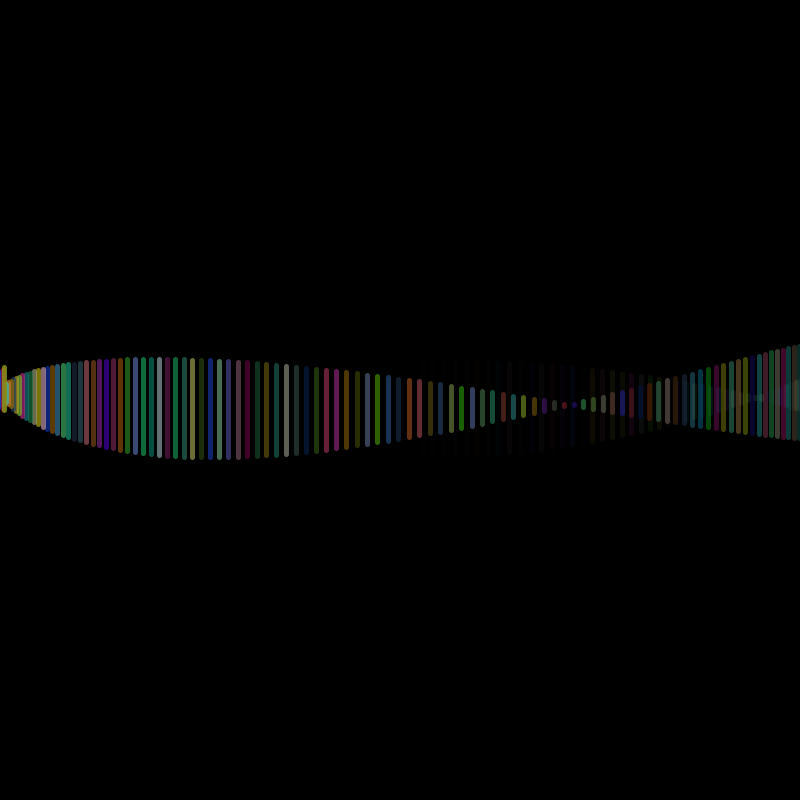
Frame 1 (no input)
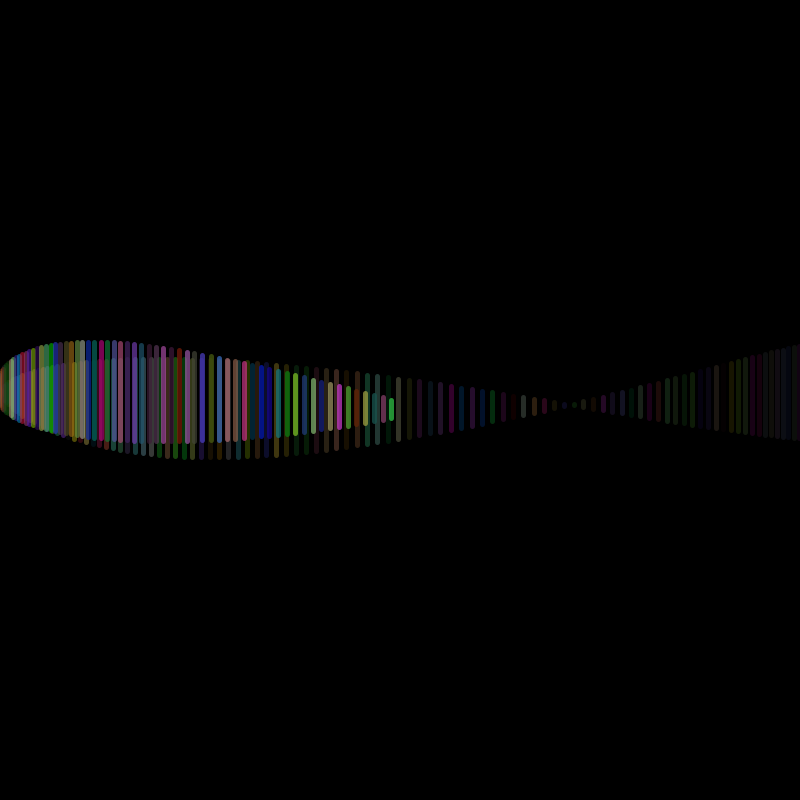
Frame 60 (the mouse pressed at the canvas centre just before this capture)
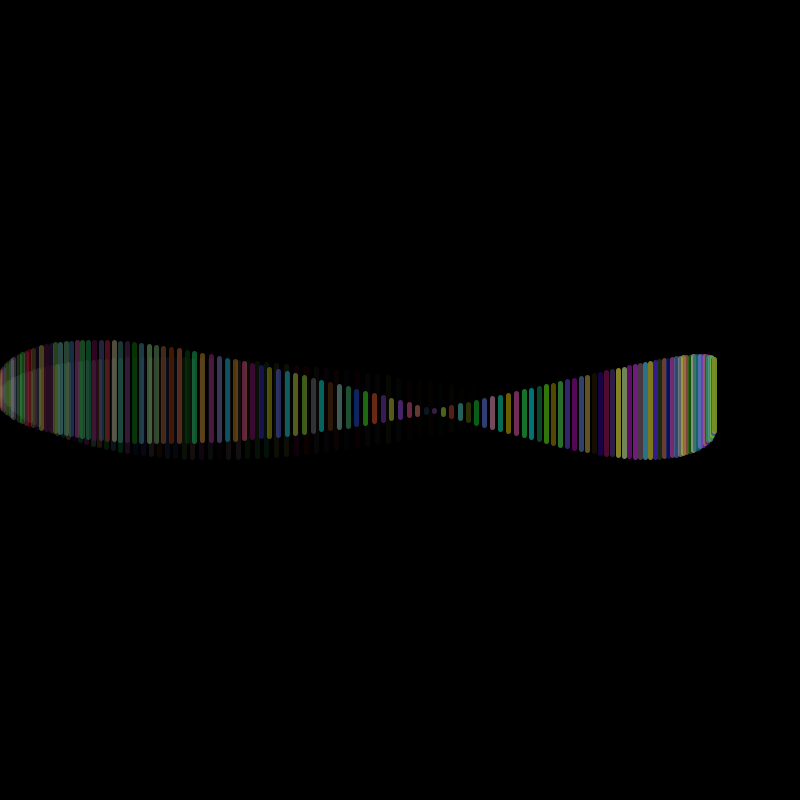
Frame 120 (the mouse held since frame 60 and released just before this capture)

The Processing sketch that drew these frames (run headless with seeded random() and noise(); from frame 60 on, the mouse is pressed at the canvas centre):

// Processing sketch: computer_art_1
// ── computer_art_1.pde
float t;
float W;
float H;
int Num = 200;

Coordinates A = new Coordinates(Num);

void setup() {
   size(800, 800);
   
   W = width;
   H = height;
  
}

void draw() {
frameRate(120);
   background(0);
   stroke(255);
   strokeWeight(5);
   
   translate(W/2,H/2);
   
   A.display();
}

// ── Coordinates.pde
class Coordinates {
  float t;
  int Num;
  float[] var1 = new float[8];
  float[] var2 = new float[8];


  Coordinates(int tempNum) {
    Num = tempNum;
    for (int i=0; i<8; i++) {
      var1[i] = random(10, 50);
      var2[i] = random(50, 500);
    }
  }
  
  
  void display() {

    for (int i = 0; i <Num; i++) {
      stroke(random(200), random(200), random(200), i);
      line(x1(t+i), y1(t+i), x2(t+i), y2(t+i));
    }

    t++;
  }



  float x1(float t) {
    return sin(t/var1[0]) *  var2[1]+ sin(t/var1[2])*var2[3];
  }
  float y1(float t) {
    return cos(t/var1[4])*var2[5]-cos(t/var1[6])*var2[7];
  }

  float x2(float t) {
    return sin(t/var1[0]) * var2[1]+ sin(t/var1[2])*var2[3];
  }
  float y2(float t) {
    return cos(t/var1[4])*var2[5]+sin(t/var2[6]*var1[7]);
  }
}
